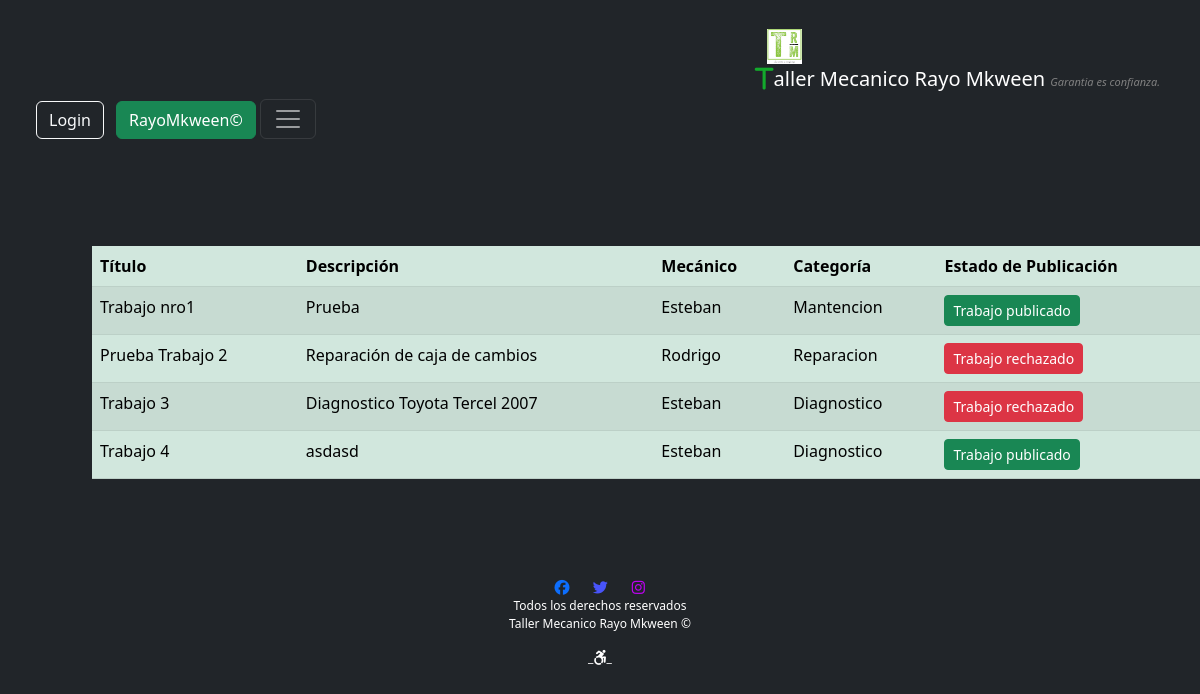
Screenshot of /Mantenedor/Trabajo/listar/mecanico with the database file from the repository.
### appweb/models.py (models this page shows, shortened)
class Trabajo(models.Model):
    CATEGORIAS_CHOICES = [
        ('Mantencion', 'Mantencion'),
        ('Reparacion', 'Reparacion'),
        ('Diagnostico', 'Diagnostico'),
    ]
    titulo = models.CharField(max_length=50)
    descripcion = models.TextField()
    mecanico = models.ForeignKey(Mecanico, on_delete=models.CASCADE)
    imagenes = models.ImageField(upload_to="Trabajos", null=True)
    autorizado = models.BooleanField(default=False)
    categoria = models.CharField(max_length=20, choices=CATEGORIAS_CHOICES, default="Mantencion")
    usuario = models.ForeignKey(User, on_delete=models.CASCADE, null=True)

class Mecanico(models.Model):
    rut = models.CharField(max_length=70, default='1-0')
    nombre = models.CharField(max_length=70)
    edad = models.IntegerField(default=0)
    apellido = models.CharField(max_length=80)
    email = models.EmailField(default='example@example.com')
    especialista = models.CharField(max_length=100, default='Sin especialidad')
    fecha_nacimiento = models.DateField()
    foto = models.ImageField(upload_to="Mecanico", null=True)
    descripcion = models.CharField(max_length=80, default='0')
    def __str__(self):
        return self.nombre

### appweb/views.py (the view)
# urls.py: path('Mantenedor/Trabajo/listar/mecanico', listar_trabajo4Mecanico, name="listar_trabajo4Mecanico"),
def listar_trabajo4Mecanico(request):
    trabajos = Trabajo.objects.all()
    data = {
        'trabajos' : trabajos
    }
    return render(request, "Mantenedor/Trabajo/listarTrabajoMecanico.html", data)

### appweb/templates/Mantenedor/Trabajo/listarTrabajoMecanico.html (shortened to what this page needs)
{% extends 'base.html' %}
{% load static %}
{% block contenido %}
{% load crispy_forms_tags %}
<main>
  <div class="container mt 5">
    <br>
<table class="table table-success table-striped" style="margin-top: 150px; margin-left: 50px; margin-right: 80px;">
  <thead>
    <h1>Listado de Trabajos:</h1>
        <tr>
            <th scope="col">Título</th>
            <th scope="col">Descripción</th>
            <th scope="col">Mecánico</th>
            <th scope="col">Categoría</th>
            <th scope="col">Estado de Publicación</th>
        </tr>
    </thead>
    <tbody>
      {% for trabajo in trabajos %}
      <tr>
        <td>{{ trabajo.titulo }}</td>
        <td>{{ trabajo.descripcion }}</td>
        <td>{{ trabajo.mecanico }}</td>
        <td>{{ trabajo.categoria }}</td>
        <td>
            {% if trabajo.autorizado %}
            <button class="btn btn-success btn-sm" type="button">Trabajo publicado</button>
            {% else %}
            <button class="btn btn-danger btn-sm" type="button">Trabajo rechazado</button>
            {% endif %}
          </td>
      </tr>
      {% endfor %}
    </tbody>
  </table>
  </div>
</main>
{% endblock %}

### rows the page displays
Trabajo: titulo "Trabajo nro1", descripcion "Prueba", mecanico "Esteban", categoria "Mantencion", autorizado "Trabajo publicado"
Trabajo: titulo "Prueba Trabajo 2", descripcion "Reparación de caja de cambios", mecanico "Rodrigo", categoria "Reparacion", autorizado "Trabajo rechazado"
Trabajo: titulo "Trabajo 3", descripcion "Diagnostico Toyota Tercel 2007", mecanico "Esteban", categoria "Diagnostico", autorizado "Trabajo rechazado"
Trabajo: titulo "Trabajo 4", descripcion "asdasd", mecanico "Esteban", categoria "Diagnostico", autorizado "Trabajo publicado"
